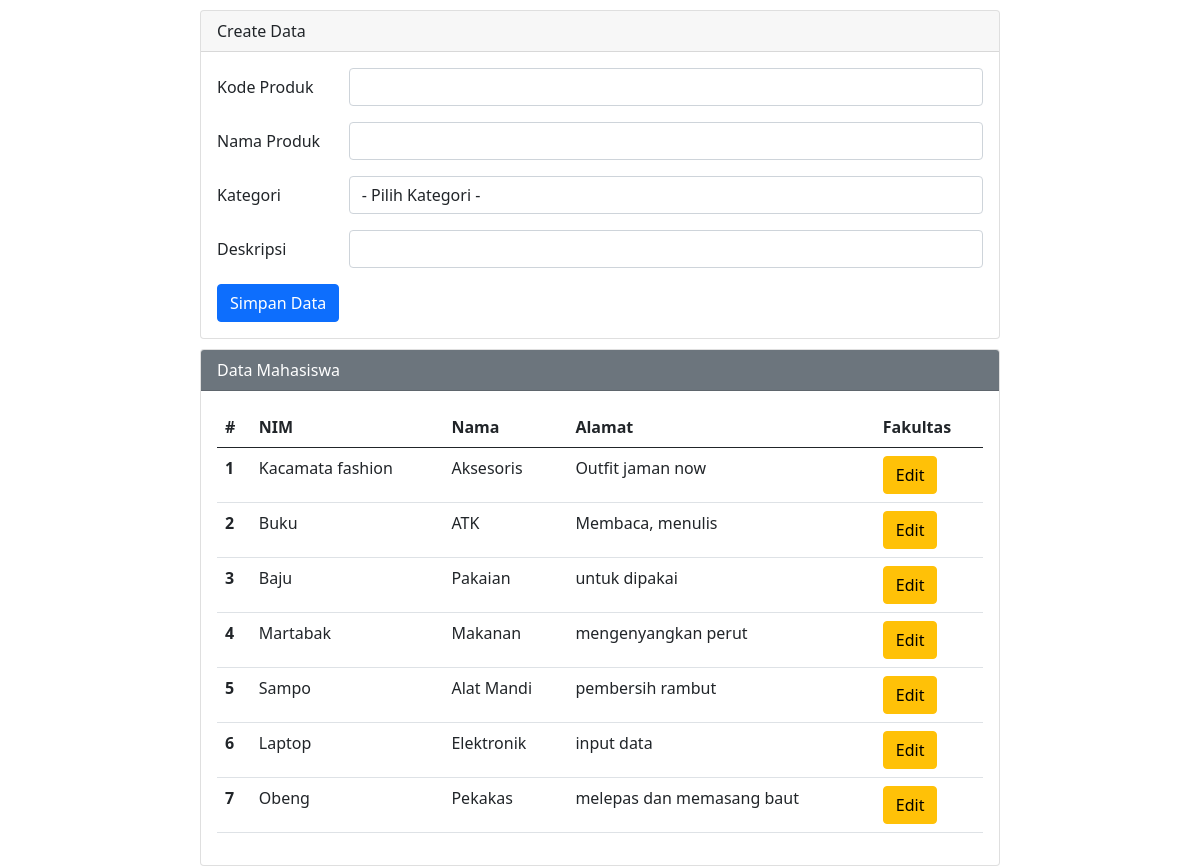
Screenshot of /editcb.php with the database file from the repository.
### tables this page shows
CREATE TABLE `tbl_produk` (
  `kode_produk` varchar(11) NOT NULL,
  `nama_produk` varchar(30) NOT NULL,
  `kategori` varchar(30) NOT NULL,
  `deskripsi` text NOT NULL
);

### editcb.php (the view, shortened to what this page needs)
<?php
    include 'koneksi.php';
        $id         = "";
        $nama       = "";
        $deskripsi  = "";
?>
<!DOCTYPE html>
<html lang="en">
    <head>
        <link href="https://cdn.jsdelivr.net/npm/bootstrap@5.0.0-beta2/dist/css/bootstrap.min.css" rel="stylesheet">
    </head>
    <body>
        <div class="mx-auto">
            <div class="card">
                <div class="card-header">
                    Create Data
                </div>
                <div class="card-body">
                    <form action="" method="POST">
                        <div class="mb-3 row">
                            <label for="kode" class="col-sm-2 col-form-label">Kode Produk</label>
                            <div class="col-sm-10">
                                <input type="text" class="form-control" id="kode" name="kode" value="<?php echo $id ?>">
                            </div>
                        </div>
                        <div class="mb-3 row">
                            <label for="nama" class="col-sm-2 col-form-label">Nama Produk</label>
                            <div class="col-sm-10">
                                <input type="text" class="form-control" id="nama" name="nama" value="<?php echo $nama ?>">
                            </div>
                        </div>
                        <div class="mb-3 row">
                            <label for="kategori" class="col-sm-2 col-form-label">Kategori</label>
                            <div class="col-sm-10">
                                <select class="form-control" name="kategori" id="kategori">
                                    <option value="">- Pilih Kategori -</option>
                                </select>
                            </div>
                        </div>
                        <div class="mb-3 row">
                            <label for="deskripsi" class="col-sm-2 col-form-label">Deskripsi</label>
                            <div class="col-sm-10">
                                <input type="text" class="form-control" id="deskripsi" name="deskripsi" value="<?php echo $deskripsi ?>">
                            </div>
                        </div>
                        <div class="col-12">
                            <input type="submit" name="simpan" value="Simpan Data" class="btn btn-primary" />
                        </div>
                    </form>
                </div>
            </div>
            <div class="card">
                <div class="card-header text-white bg-secondary">
                    Data Mahasiswa
                </div>
                <div class="card-body">
                    <table class="table">
                        <thead>
                            <tr>
                                <th scope="col">#</th>
                                <th scope="col">NIM</th>
                                <th scope="col">Nama</th>
                                <th scope="col">Alamat</th>
                                <th scope="col">Fakultas</th>
                            </tr>
                        </thead>
                        <tbody>
                            <?php
                                $sql   = "select * from tbl_produk order by kode_produk desc";
                                $q2     = mysqli_query($koneksi, $sql);
                                $urut   = 1;
                                while ($r2 = mysqli_fetch_array($q2)) {
                                    $id         = $r2['kode_produk'];
                                    $nama       = $r2['nama_produk'];
                                    $kategori   = $r2['kategori'];
                                    $deskripsi  = $r2['deskripsi'];
                            ?>
                                <tr>
                                    <th scope="row"><?php echo $urut++ ?></th>
                                    <td scope="row"><?php echo $nama ?></td>
                                    <td scope="row"><?php echo $kategori ?></td>
                                    <td scope="row"><?php echo $deskripsi ?></td>
                                    <td scope="row">
                                        <a href="editcb.php?op=edit&id=<?php echo $id ?>"><button type="button" class="btn btn-warning">Edit</button></a>
                                    </td>
                                </tr>
                            <?php
                                }
                            ?>
                        </tbody>
                    </table>
                </div>
            </div>
        </div>
    </body>
</html>

### editcb.php (style rules this page uses)
.mx-auto { width: 800px }
.card { margin-top: 10px; }

### rows the page displays
tbl_produk: nama_produk "Kacamata fashion", kategori "Aksesoris", deskripsi "Outfit jaman now"
tbl_produk: nama_produk "Buku", kategori "ATK", deskripsi "Membaca, menulis"
tbl_produk: nama_produk "Baju", kategori "Pakaian", deskripsi "untuk dipakai"
tbl_produk: nama_produk "Martabak", kategori "Makanan", deskripsi "mengenyangkan perut"
tbl_produk: nama_produk "Sampo", kategori "Alat Mandi", deskripsi "pembersih rambut"
tbl_produk: nama_produk "Laptop", kategori "Elektronik", deskripsi "input data"
tbl_produk: nama_produk "Obeng", kategori "Pekakas", deskripsi "melepas dan memasang baut"
